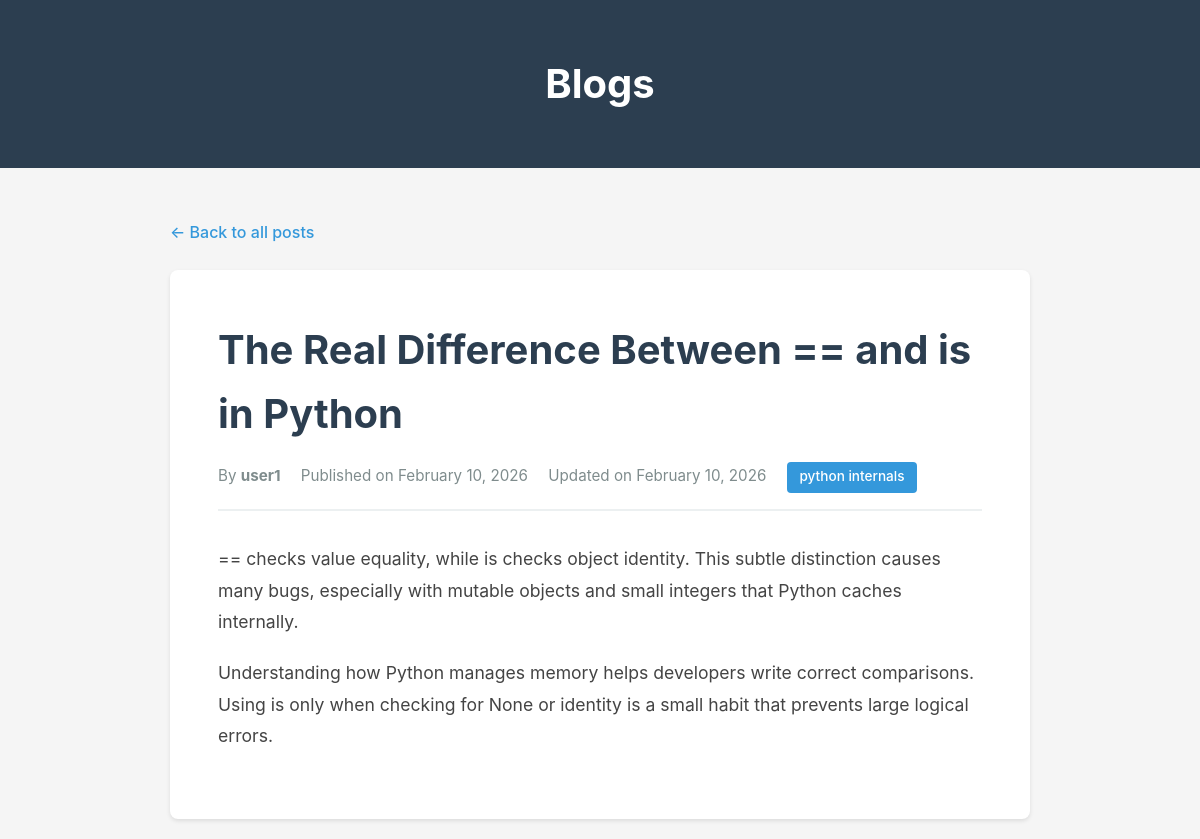
/post/the-real-difference-between-and-is-in-python/, run on the app's committed database.
### blog/models.py (models this page shows, shortened)
class Post(models.Model):
    STATUS_CHOICES = (
        ('draft', 'Draft'),
        ('published', 'Published')
    )
    title = models.CharField(max_length=200)
    slug = models.SlugField(unique=True, max_length=100, blank=True)
    author = models.ForeignKey(User, on_delete=models.CASCADE, related_name='blog_posts')
    content = models.TextField()
    category = models.CharField(max_length=100, blank=True, null=True)
    status = models.CharField(max_length=10, choices=STATUS_CHOICES, default='draft')
    created_at = models.DateTimeField(auto_now_add=True)
    updated_at = models.DateTimeField(auto_now=True)
    class Meta:
        ordering = ['-created_at']

### blog/views.py (the view)
# urls.py: path('post/<slug:slug>/', views.post_detail, name='post_detail'),
def post_detail(request, slug):
    post = get_object_or_404(Post, slug=slug, status='published')
    context = {
        'post': post
    }
    return render(request, 'post_detail.html', context)

### blog/templates/post_detail.html (shortened to what this page needs)
<!DOCTYPE html>
<html lang="en">
<head>
</head>
<body>
    <header>
        <div class="container">
            <h1><a href="{% url 'home' %}">Blogs</a></h1>
        </div>
    </header>
    <div class="container">
        <a href="{% url 'home' %}" class="back-link">← Back to all posts</a>
        <article class="post-detail">
            <h1>{{ post.title }}</h1>
            <div class="post-meta">
                <span>By <strong>{{ post.author.username }}</strong></span>
                <span>Published on {{ post.created_at|date:"F d, Y" }}</span>
                {% if post.updated_at != post.created_at %}
                    <span>Updated on {{ post.updated_at|date:"F d, Y" }}</span>
                {% endif %}
                {% if post.category %}
                    <span class="category-badge">{{ post.category }}</span>
                {% endif %}
            </div>
            <div class="post-content">
                {{ post.content|linebreaks }}
            </div>
        </article>
    </div>
</body>
</html>

### blog/templates/post_detail.html (style rules this page uses)
* { margin: 0; padding: 0; box-sizing: border-box; }
body { font-family: -apple-system, BlinkMacSystemFont, "Segoe UI", Roboto, "Helvetica Neue", Arial, sans-serif; line-height: 1.6; color: #333; background-color: #f5f5f5; }
.container { max-width: 900px; margin: 0 auto; padding: 20px; }
header { background: #2c3e50; color: white; padding: 2rem 0; margin-bottom: 2rem; }
header h1 { text-align: center; font-size: 2.5rem; }
header h1 a { color: white; text-decoration: none; }
.back-link { display: inline-block; color: #3498db; text-decoration: none; margin-bottom: 1.5rem; font-weight: 500; }
.post-detail { background: white; padding: 3rem; border-radius: 8px; box-shadow: 0 2px 4px rgba(0,0,0,0.1); }
.post-detail h1 { color: #2c3e50; margin-bottom: 1rem; font-size: 2.5rem; }
.post-meta { color: #7f8c8d; font-size: 0.95rem; margin-bottom: 2rem; padding-bottom: 1rem; border-bottom: 2px solid #ecf0f1; }
.post-meta span { margin-right: 1rem; }
.post-content { color: #444; font-size: 1.1rem; line-height: 1.8; }
.post-content p { margin-bottom: 1.2rem; }
.category-badge { display: inline-block; background: #3498db; color: white; padding: 0.3rem 0.8rem; border-radius: 4px; font-size: 0.85rem; font-weight: 500; }

### data on the page
Post: title "The Real Difference Between == and is in Python", author.username "user1", created_at "February 10, 2026", updated_at "February 10, 2026", category "python internals", content "== checks value equality, while is checks object identity. This subtle distinction causes many bugs, especially with mutable objects and small integers that Python caches internally. Understanding how Python manages memory helps developers write correct comparisons. Using is only when checking for None or identity is a small habit that prevents large logical errors."
